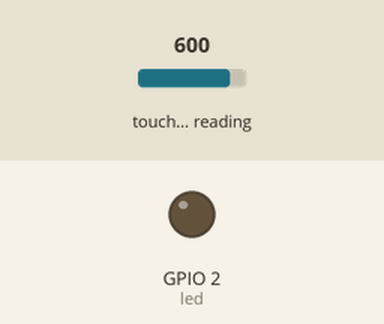
Simulated run of this program. Board: ESP32 board running MicroPython. On the bench: output pins drawn as LEDs (lit = HIGH). The test bench sets the inputs (shaded band); at power-on: touch-pad reading 600. What the program prints to the serial console is not drawn.

Above: at 1.2 s.
1.3 s: touch-pad reading set to 310
2.8 s: touch-pad reading set to 293
At 3.6 s:
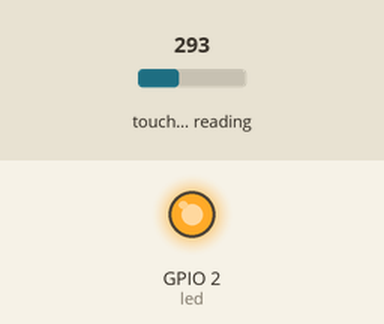
4.3 s: touch-pad reading set to 375
At 4.7 s:
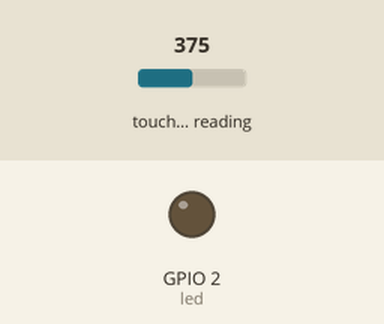
5.8 s: touch-pad reading set to 63
At 7.0 s:
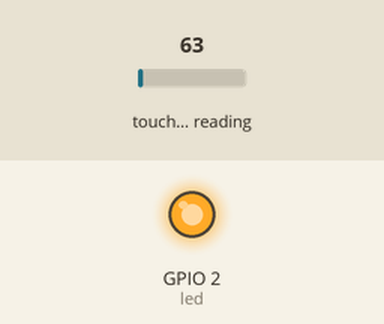
Timing chart, 0 to 8.3 s (numbered marks = the images above; inputs shaded):
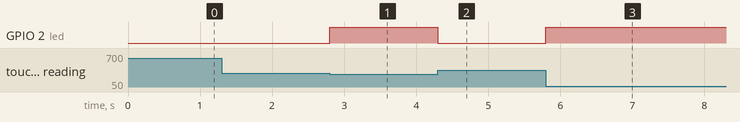

Measured:
- the behaviour switches between 300 and 299 on touch-pad reading (found by bisection; images 0 and 1)
- after the input at 2.8 s, GPIO 2 (led): LOW → HIGH at once
- after the input at 4.3 s, GPIO 2 (led): HIGH → LOW at once
- after the input at 5.8 s, GPIO 2 (led): LOW → HIGH at once

The program:

sensor_capacitivo.py
```python
from machine import Pin, TouchPad
import time
Touch = TouchPad(Pin(4))
led = Pin(2, Pin.OUT)

while True:

    valor= Touch.read()
    print(valor)

    if Touch.read()<300:             # si el tiempo se ha agotado y T0 tiene contacto...
        led.on()                # ... se enciende el LED
    else:                         # si el tiempo se ha agotado y T0 no tiene contacto...
        led.off()               # ...se apaga el LED

        
```
